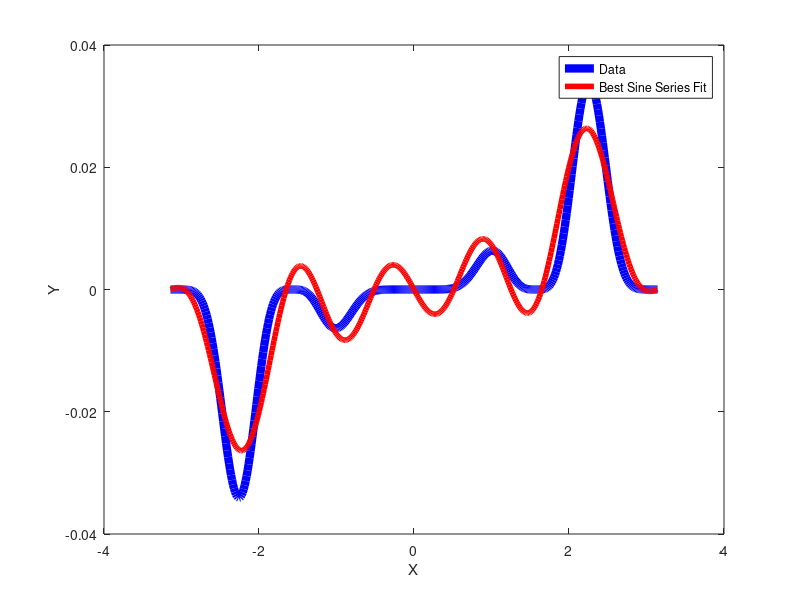

This chart was generated by the following MATLAB code:
%%%%%%%%%%%%%%%%%%%%%%%%%%%%%%%%%%%%%%%%%%%%%%%%%%%%%%%%%%%%%%%%%%%%%%%%%%
% function: finds the coefficients that minimize the l^2 norm of the 
%   residual for the given sine model function by performing a linear least
%   squares to find a best fit function through the data
% inputs: none
% outputs: none
% prints: 1) the l^2 norm of the residuals of the function
%         2) a plot of the data points and the model function through the
%         points
%%%%%%%%%%%%%%%%%%%%%%%%%%%%%%%%%%%%%%%%%%%%%%%%%%%%%%%%%%%%%%%%%%%%%%%%%%

function fit_Sine_Series()
    %generate the data points
    N = 500;
    xData = linspace(-pi, pi, N);
    yData = ((0.25*xData.^2).* cos(xData).^4.* sin(xData).^7)';
    
    %initialize the data matrix 
    data_M = zeros(N, 2);
    
    %put x-Data and y-Data into 1st and 2nd columns of the data matrix, 
    %   respectively
    data_M(:,1) = xData;
    data_M(:,2) = yData;
    
    %initialize M, the number of terms in the model function
    M = 5;
    
    %set the A matrix and the y vector
    for i = 1:length(data_M)
        for j = 1:M
            A(i,j) = sin(j * data_M(i, 1));
        end
        y(i,:) = data_M(i, 2);
    end
    
    %calculate beta using the matrix A and the y vector
    beta = inv(A.' * A) * A.' * y;
    
    %calculate the vector of y-values depending on number of terms to be
    %   summed
    for i = 1:length(data_M(:,1))
        sum = 0;
        for j = 1:M
            sum = beta(j) * sin(j * data_M(i, 1)) + sum;
        end
        yVals(i) = sum;
    end
        
    %calculate the l^2 norm of the residual and print it out
    l2norm = sqrt((data_M(:,2) - A*beta).' * (data_M(:,2) - A*beta))
    
    %plot the data points and the line of best fit for the data
    plot(data_M(:,1), data_M(:,2), 'b', 'LineWidth', 6);
    hold on 
    plot(data_M(:, 1), yVals, 'r', 'LineWidth', 4);
    hold off
    legend('Data','Best Sine Series Fit');
    xlabel('X');
    ylabel('Y');

%%%%%%%%%%%%%%%%%%%%%%%%%%%%%%%%%%%%%%%%%%%%%%%%%%%%%%%%%%%%%%%%%%%%%%%%%%
% (a) Using N = 500, increasing M, the number of terms in the since series,
% decreases the l^2 norm of the residual. The l^2 norm of the residual 
% when M = 5 is 0.0813. The l^2 norm of the residual when M = 10 is 0.0096.
% The l^2 norm of the residiual when M = 20 is 2.1412e-06. The l^2 norm of
% the residual when M = 40 is 3.9199e-09.
% (b) The representation of a function using only sine functions is named
% the Fourier Sine Series.
%%%%%%%%%%%%%%%%%%%%%%%%%%%%%%%%%%%%%%%%%%%%%%%%%%%%%%%%%%%%%%%%%%%%%%%%%%